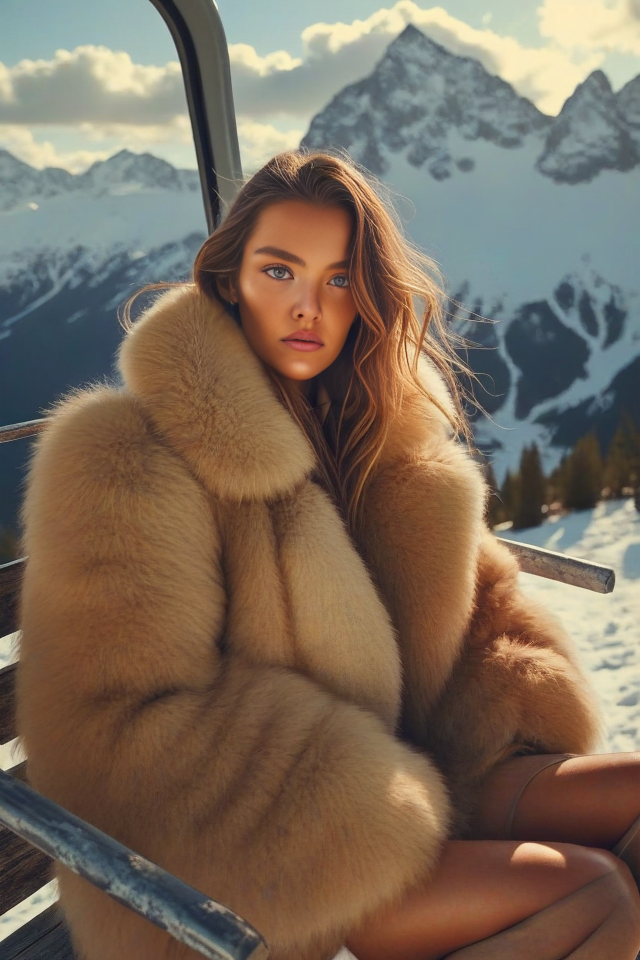
#> input picture assets/image1.jpg, 1280 x 1920 px (shown at 1/2 size)
$ python -i utils.py   (imports and definitions only)
#> lines starting #> are read from the running program, lines starting #| are printed output that depends on the picture; after the words box and inside, x2 and y2 are one past the last pixel; in counts of white or black regions, pixels touching at a corner belong together
#> further down, picture is the input picture: shape (1920, 1280, 3); mean B, G, R 91.2, 106.8, 122.8
import cv2
import numpy as np
from PIL import Image

def prepare_color_canny(image, low_threshold=50, high_threshold=200):
    """
    Processes the input image by applying Canny Edge Detection
    and blending the result over the original image.

    :param image: a NumPy array in BGR format (usually from cv2.imread)
    :param low_threshold: lower threshold for Canny
    :param high_threshold: upper threshold for Canny
    :return: a PIL.Image with the edges blended in
    """
#> called with low_threshold = 50, high_threshold = 200
    # Convert to RGB (for compatibility with diffusers)
    image_rgb = cv2.cvtColor(image, cv2.COLOR_BGR2RGB)

    # Convert to grayscale for the Canny algorithm
    gray = cv2.cvtColor(image, cv2.COLOR_BGR2GRAY)
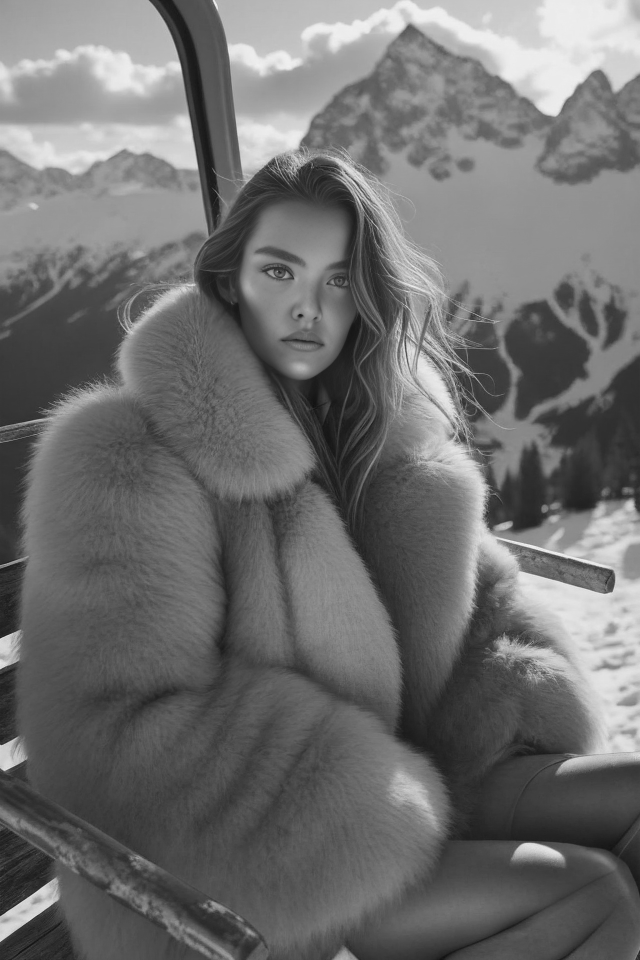
#> gray: shape (1920, 1280) (shown at 1/2 size); min 9, max 250, mean 109.8

    # Extract edges
    edges = cv2.Canny(gray, low_threshold, high_threshold)
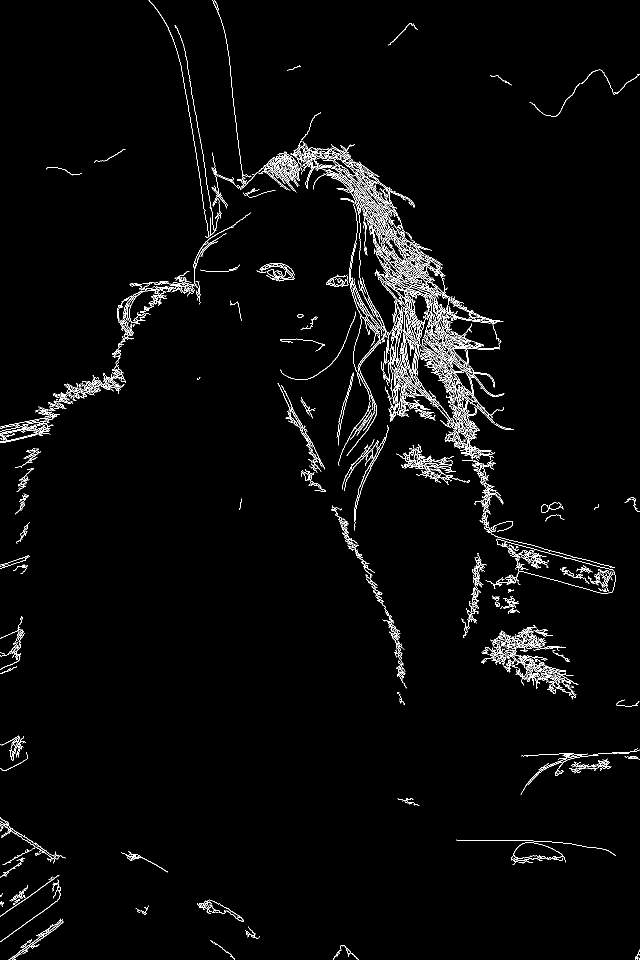
#> edges: shape (1920, 1280) (shown at 1/2 size); 2.4% white in thin lines or dots

    # Convert edges to a 3-channel format
    edges_colored = cv2.cvtColor(edges, cv2.COLOR_GRAY2BGR)
#> edges_colored: shape (1920, 1280, 3); 2.4% white in thin lines or dots

    # Blend the original image with the edges (you can adjust the blend ratios)
    color_canny = cv2.addWeighted(image_rgb, 0.1, edges_colored, 0.9, 0)
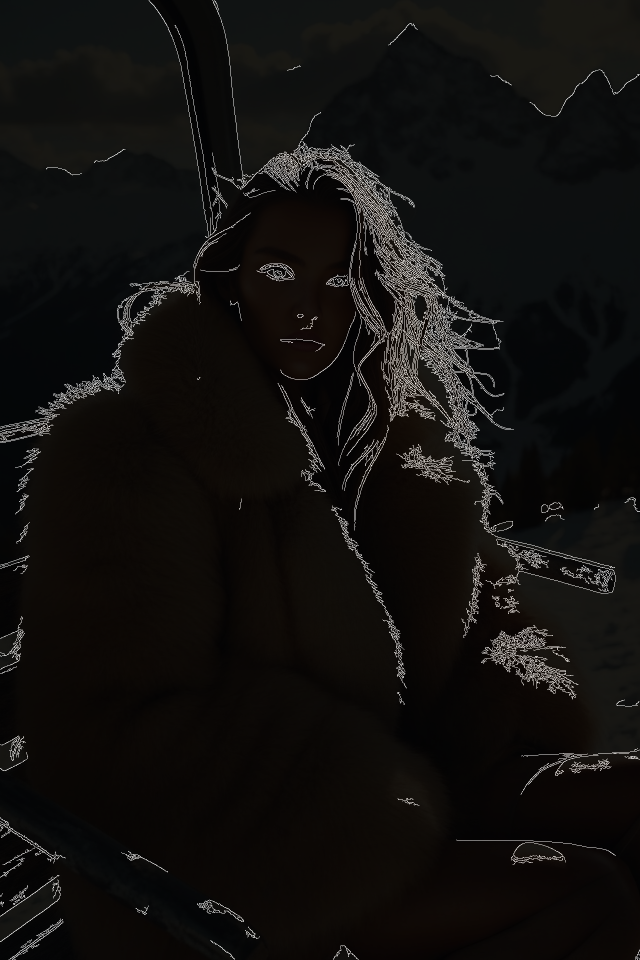
#> color_canny: shape (1920, 1280, 3) (shown at 1/2 size); mean R, G, B 17.9, 16.3, 14.7

    return Image.fromarray(color_canny)

# [44 lines left out: functions crop_to_75_percent_face, paste_back, not called in this run]

>>> import cv2
>>> picture = cv2.imread('../assets/image1.jpg')
>>> result = prepare_color_canny(picture)

$ run again, on assets/image2.jpg
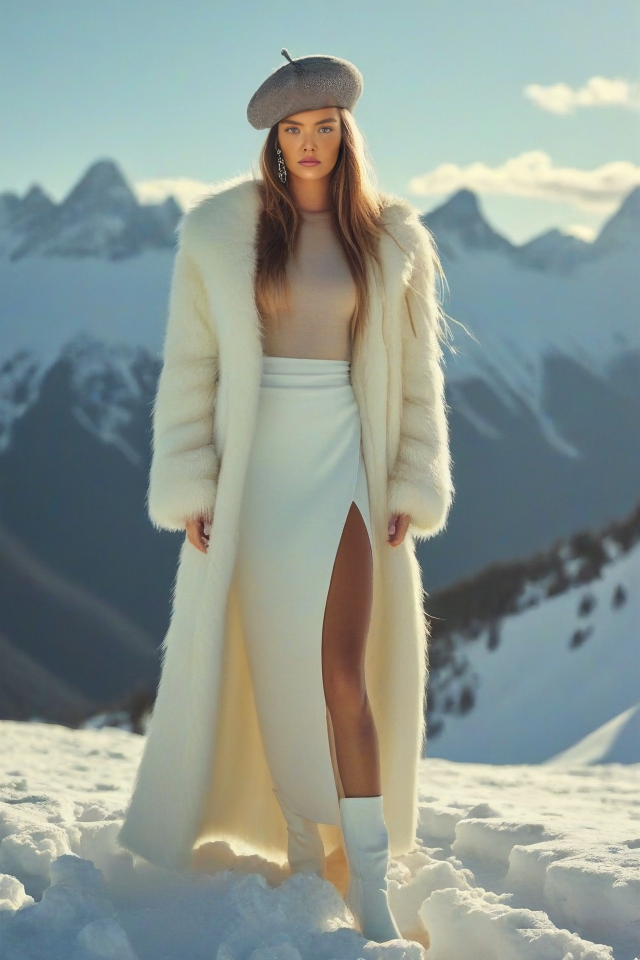
#> input picture assets/image2.jpg, 1280 x 1920 px (shown at 1/2 size)
#> picture is the input picture: shape (1920, 1280, 3); mean B, G, R 146.6, 152.7, 141.2
#> in prepare_color_canny, `edges = cv2.Canny(gray, low_threshold, high_threshold)`:
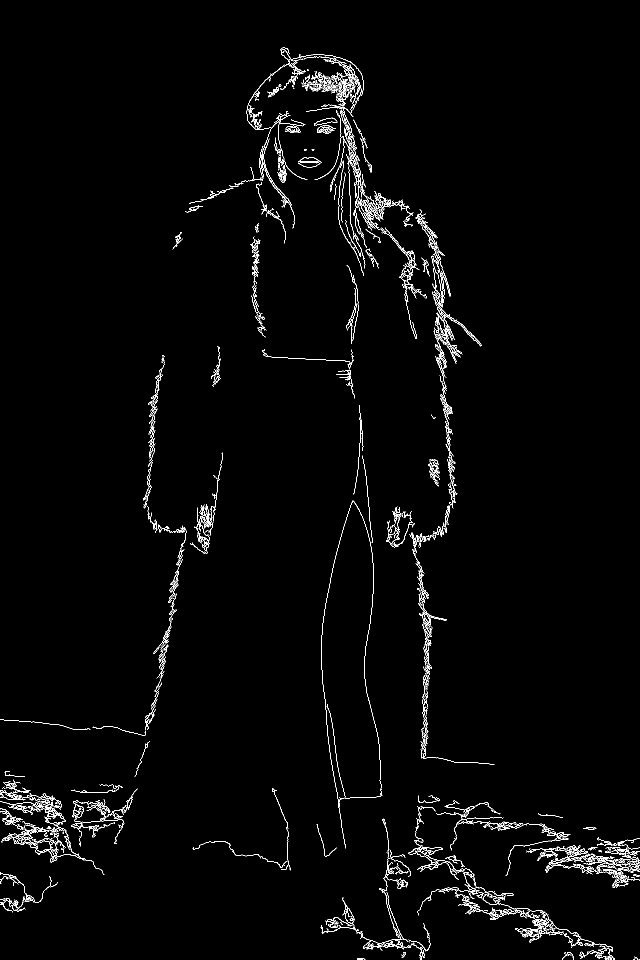
#> edges: shape (1920, 1280) (shown at 1/2 size); 1.8% white in thin lines or dots
#> edges_colored: shape (1920, 1280, 3); 1.8% white in thin lines or dots
#> in prepare_color_canny, `color_canny = cv2.addWeighted(image_rgb, 0.1, edges_colored, 0.9, 0)`:
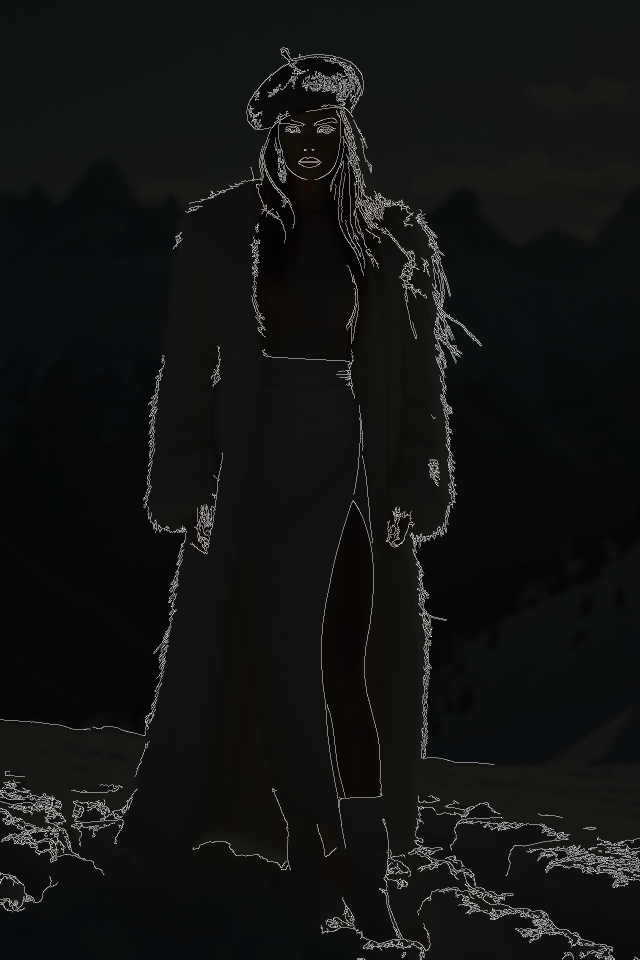
#> color_canny: shape (1920, 1280, 3) (shown at 1/2 size); mean R, G, B 18.2, 19.4, 18.8

$ run again, on assets/image3.jpg
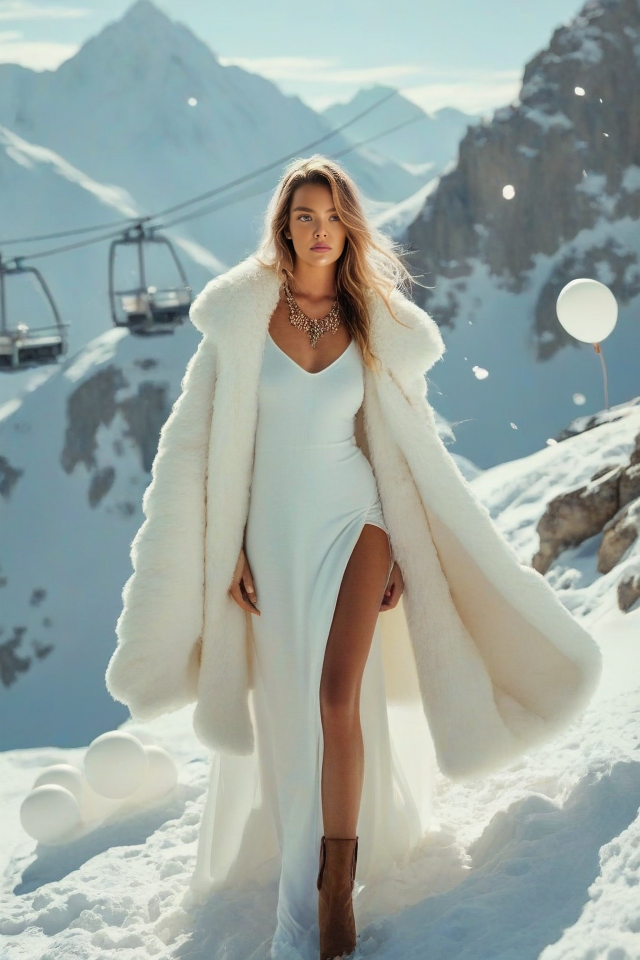
#> input picture assets/image3.jpg, 1280 x 1920 px (shown at 1/2 size)
#> picture is the input picture: shape (1920, 1280, 3); mean B, G, R 162.3, 167.2, 155.8
#> in prepare_color_canny, `edges = cv2.Canny(gray, low_threshold, high_threshold)`:
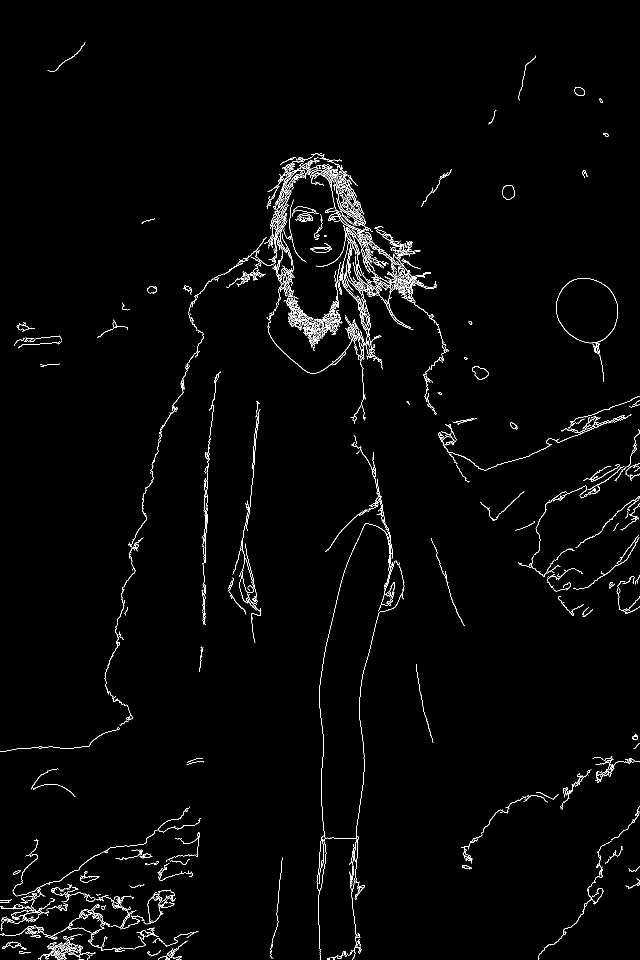
#> edges: shape (1920, 1280) (shown at 1/2 size); 1.8% white in thin lines or dots
#> edges_colored: shape (1920, 1280, 3); 1.8% white in thin lines or dots
#> in prepare_color_canny, `color_canny = cv2.addWeighted(image_rgb, 0.1, edges_colored, 0.9, 0)`:
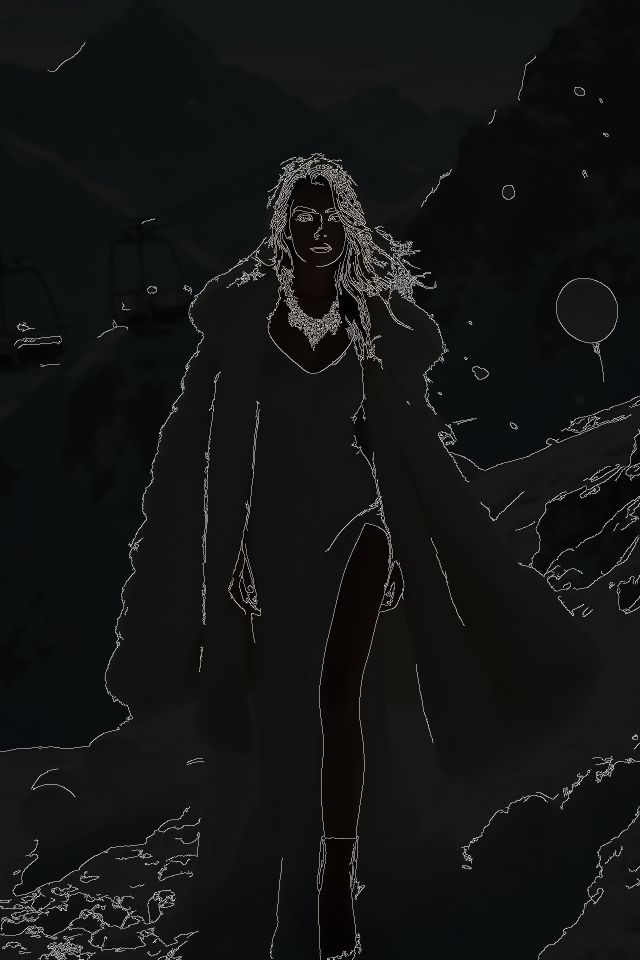
#> color_canny: shape (1920, 1280, 3) (shown at 1/2 size); mean R, G, B 19.6, 20.7, 20.3

$ run again, on assets/image4.jpg
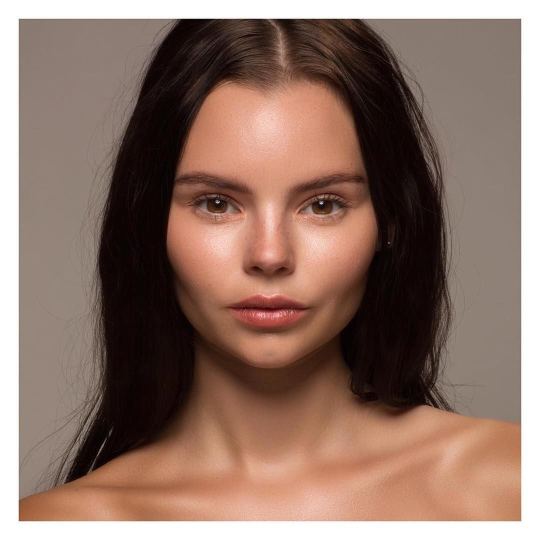
#> input picture assets/image4.jpg, 1080 x 1080 px (shown at 1/2 size)
#> picture is the input picture: shape (1080, 1080, 3); mean B, G, R 102.9, 114.9, 142
#> in prepare_color_canny, `edges = cv2.Canny(gray, low_threshold, high_threshold)`:
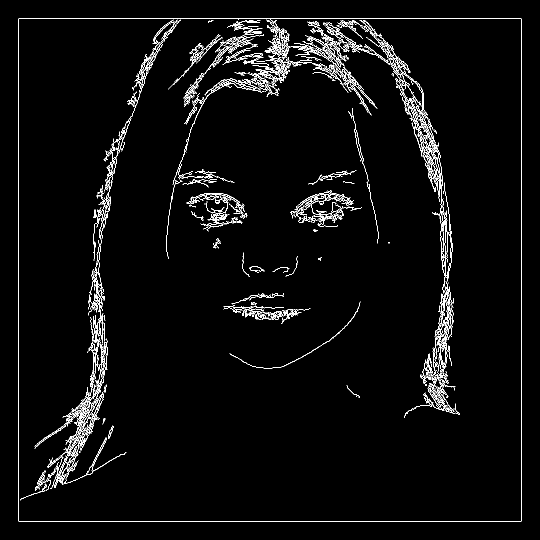
#> edges: shape (1080, 1080) (shown at 1/2 size); 3.1% white in thin lines or dots, all inside (x1, y1, x2, y2) = (37, 37, 1043, 1043)
#> in prepare_color_canny, `color_canny = cv2.addWeighted(image_rgb, 0.1, edges_colored, 0.9, 0)`:
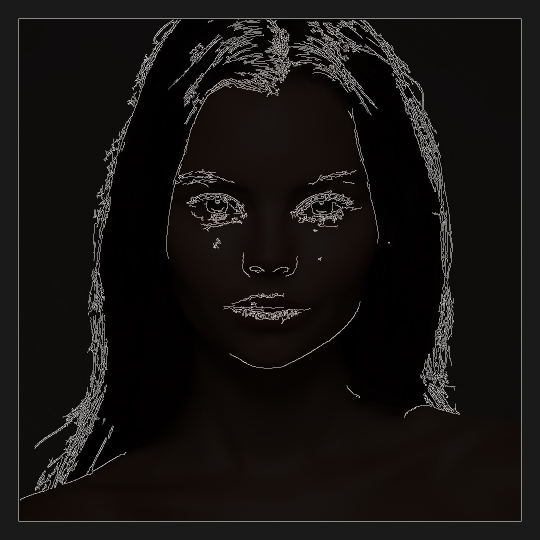
#> color_canny: shape (1080, 1080, 3) (shown at 1/2 size); mean R, G, B 21.3, 18.5, 17.4
